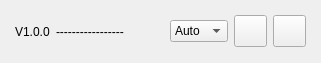
     <widget class="QFrame" name="bottomBarFrame">
      <property name="minimumSize">
       <size>
        <width>0</width>
        <height>63</height>
       </size>
      </property>
      <property name="maximumSize">
       <size>
        <width>16777215</width>
        <height>63</height>
       </size>
      </property>
      <property name="styleSheet">
       <string notr="true"/>
      </property>
      <layout class="QHBoxLayout" name="horizontalLayout_4">
       <property name="leftMargin">
        <number>15</number>
       </property>
       <property name="rightMargin">
        <number>15</number>
       </property>
       <item>
        <widget class="QLabel" name="label_version">
         <property name="text">
          <string>V1.0.0</string>
         </property>
         <property name="heading" stdset="0">
          <string>h4</string>
         </property>
         <property name="weight" stdset="0">
          <string>bold</string>
         </property>
        </widget>
       </item>
       <item>
        <widget class="QLabel" name="label_statusbar">
         <property name="styleSheet">
          <string notr="true">#topBarWidget {
	border-radius: 15px;
	border: 1px solid rgb(68, 68, 68);
	background-color: rgb(32, 32, 32);
}</string>
         </property>
         <property name="text">
          <string>-----------------</string>
         </property>
        </widget>
       </item>
       <item>
        <spacer name="horizontalSpacer_3">
         <property name="orientation">
          <enum>Qt::Orientation::Horizontal</enum>
         </property>
         <property name="sizeHint" stdset="0">
          <size>
           <width>40</width>
           <height>20</height>
          </size>
         </property>
        </spacer>
       </item>
       <item>
        <widget class="QComboBox" name="select_theme">
         <item>
          <property name="text">
           <string>Auto</string>
          </property>
         </item>
         <item>
          <property name="text">
           <string>Light</string>
          </property>
         </item>
         <item>
          <property name="text">
           <string>Dark</string>
          </property>
         </item>
        </widget>
       </item>
       <item>
        <widget class="QToolButton" name="btnGithub">
         <property name="cursor">
          <cursorShape>PointingHandCursor</cursorShape>
         </property>
         <property name="toolTip">
          <string>Github</string>
         </property>
         <property name="styleSheet">
          <string notr="true"/>
         </property>
         <property name="text">
          <string/>
         </property>
         <property name="icon">
          <iconset resource="resources.qrc">
           <normaloff>:/resources/assets/github.svg</normaloff>:/resources/assets/github.svg</iconset>
         </property>
         <property name="iconSize">
          <size>
           <width>25</width>
           <height>25</height>
          </size>
         </property>
         <property name="variant" stdset="0">
          <string>secondary</string>
         </property>
         <property name="class" stdset="0">
          <string>rounded-full</string>
         </property>
         <property name="scale" stdset="0">
          <string>lg</string>
         </property>
        </widget>
       </item>
       <item>
        <widget class="QToolButton" name="btnDocs">
         <property name="cursor">
          <cursorShape>PointingHandCursor</cursorShape>
         </property>
         <property name="toolTip">
          <string>Docs</string>
         </property>
         <property name="styleSheet">
          <string notr="true"/>
         </property>
         <property name="text">
          <string/>
         </property>
         <property name="icon">
          <iconset resource="resources.qrc">
           <normaloff>:/resources/assets/docs.svg</normaloff>:/resources/assets/docs.svg</iconset>
         </property>
         <property name="iconSize">
          <size>
           <width>25</width>
           <height>25</height>
          </size>
         </property>
         <property name="variant" stdset="0">
          <string>secondary</string>
         </property>
         <property name="class" stdset="0">
          <string>rounded-full</string>
         </property>
         <property name="scale" stdset="0">
          <string>lg</string>
         </property>
        </widget>
       </item>
      </layout>
     </widget>
